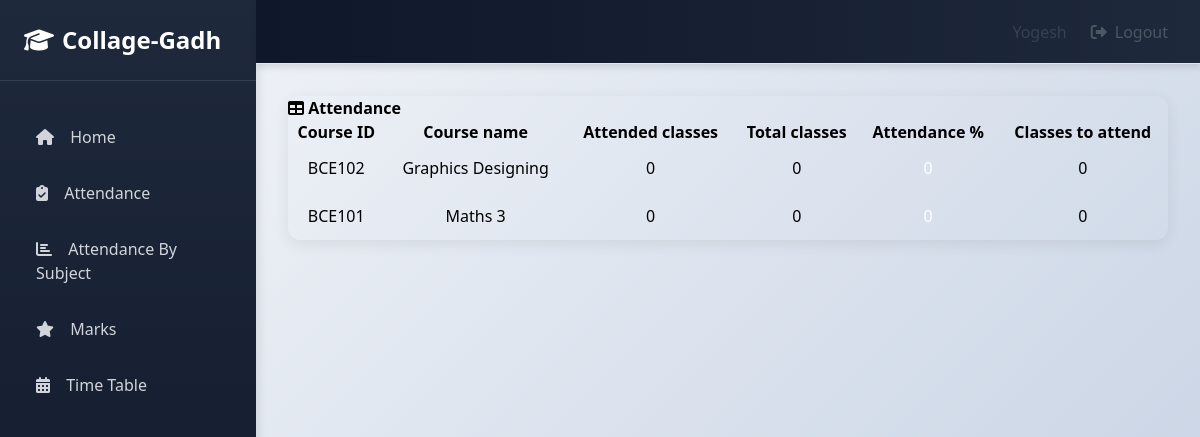
Screenshot of /info/student/CE112/attendance/ (signed in) with the database file from the repository.
### info/models.py (models this page shows, shortened)
class User(AbstractUser):
    @property
    def is_student(self):
        if hasattr(self, 'student'):
            return True
        return False

class Student(models.Model):
    user = models.OneToOneField(User, on_delete=models.CASCADE, null=True)
    class_id = models.ForeignKey(Class, on_delete=models.CASCADE, default=1)
    USN = models.CharField(primary_key='True', max_length=100)
    name = models.CharField(max_length=200)
    sex = models.CharField(max_length=50, choices=sex_choice, default='Male')
    DOB = models.DateField(default='1998-01-01')
    def __str__(self):
        return self.name

class AttendanceTotal(models.Model):
    course = models.ForeignKey(Course, on_delete=models.CASCADE)
    student = models.ForeignKey(Student, on_delete=models.CASCADE)
    class Meta:
        unique_together = (('student', 'course'),)
    @property
    def att_class(self):
        stud = Student.objects.get(name=self.student)
        cr = Course.objects.get(name=self.course)
        att_class = Attendance.objects.filter(course=cr, student=stud, status='True').count()
        return att_class
    @property
    def total_class(self):
        stud = Student.objects.get(name=self.student)
        cr = Course.objects.get(name=self.course)
        total_class = Attendance.objects.filter(course=cr, student=stud).count()
        return total_class
    @property
    def attendance(self):
        stud = Student.objects.get(name=self.student)
        cr = Course.objects.get(name=self.course)
        total_class = Attendance.objects.filter(course=cr, student=stud).count()
        att_class = Attendance.objects.filter(course=cr, student=stud, status='True').count()
        if total_class == 0:
            attendance = 0
        else:
            attendance = round(att_class / total_class * 100, 2)
        return attendance
    @property
    def classes_to_attend(self):
        stud = Student.objects.get(name=self.student)
        cr = Course.objects.get(name=self.course)
        total_class = Attendance.objects.filter(course=cr, student=stud).count()
        att_class = Attendance.objects.filter(course=cr, student=stud, status='True').count()
        cta = math.ceil((0.75 * total_class - att_class) / 0.25)
        if cta < 0:
            return 0
        return cta

class Course(models.Model):
    dept = models.ForeignKey(Dept, on_delete=models.CASCADE)
    id = models.CharField(primary_key='True', max_length=50)
    name = models.CharField(max_length=50)
    shortname = models.CharField(max_length=50, default='X')
    def __str__(self):
        return self.name

### info/views.py (the view)
# urls.py: path('attendance/', api_view.AttendanceView.as_view()),
@login_required()
def attendance(request, stud_id):
    stud = Student.objects.get(USN=stud_id)
    ass_list = Assign.objects.filter(class_id_id=stud.class_id)
    att_list = []
    for ass in ass_list:
        try:
            a = AttendanceTotal.objects.get(student=stud, course=ass.course)
        except AttendanceTotal.DoesNotExist:
            a = AttendanceTotal(student=stud, course=ass.course)
            a.save()
        att_list.append(a)
    return render(request, 'info/attendance.html', {'att_list': att_list})

### info/templates/info/attendance.html
{% extends 'info/base.html' %}
    {% load static %}
    {% block content %}
                  <div class="card mb-3">
            <div class="card-header">
              <i class="fas fa-table"></i>
            <b>Attendance</b></div>
            <div class="card-body">
              <div class="table-responsive">
                <table class="table table-bordered text-center" id="dataTable" width="100%" cellspacing="0">
                  <thead class="thead-light ">
                    <tr>
                        <th>Course ID</th>
                        <th>Course name</th>
                        <th>Attended classes</th>
                        <th>Total classes</th>
                        <th>Attendance %</th>
                        <th>Classes to attend</th>
                    </tr>
                  </thead>
                  <tbody>
                    {% for a in att_list %}
                    <tr>
                        <td>{{ a.course_id }}</td>
                        <td><a href="{% url 'attendance_detail' a.student.USN a.course.id %}">{{a.course.name}}</a></td>
                        <td>{{ a.att_class }}</td>
                        <td>{{ a.total_class }}</td>
                        {% if a.attendance < 75 %}
                            <td class="p-3 mb-2 bg-danger text-white">{{ a.attendance }}</td>
                        {% else %}
                            <td class="p-3 mb-2 bg-success text-white">{{ a.attendance }}</td>
                        {% endif %}
                        <td>{{ a.classes_to_attend }}</td>
                    </tr>
                    {% empty %}
                            <p>student has no courses</p>
                    {% endfor %}
                  </tbody>
                </table>
              </div>
            </div>
          </div>
    {% endblock %}

### info/templates/info/base.html (shortened to what this page needs)
<!DOCTYPE html>
<html lang="en">
  <head>
    {% load static %}
    <script src="https://cdn.tailwindcss.com"></script>
    <link rel="stylesheet" href="https://cdnjs.cloudflare.com/ajax/libs/font-awesome/6.4.0/css/all.min.css">
  </head>
  <body id="page-top" class="flex h-screen bg-gray-100">
    <aside class="sidebar w-64 h-screen overflow-y-auto">
      <div class="p-6 border-b border-slate-700">
        <a href="{% url 'index' %}" class="text-2xl font-bold text-white flex items-center gap-2">
          <i class="fas fa-graduation-cap"></i> Collage-Gadh
        </a>
      </div>
      <nav class="mt-8 px-4 space-y-2">
        <a href="{% url 'index' %}" class="sidebar-item block px-4 py-3 text-gray-300 hover:text-white font-medium">
          <i class="fas fa-home mr-3"></i> Home
        </a>
        {% if request.user.is_student %}
          <a href="{% url 'attendance' request.user.student.USN %}" class="sidebar-item block px-4 py-3 text-gray-300 hover:text-white font-medium">
            <i class="fas fa-clipboard-check mr-3"></i> Attendance
          </a>
          <a href="{% url 'attendance' request.user.student.USN %}" class="sidebar-item block px-4 py-3 text-gray-300 hover:text-white font-medium">
            <i class="fas fa-chart-bar mr-3"></i> Attendance By Subject
          </a>
          <a href="{% url 'marks_list' request.user.student.USN %}" class="sidebar-item block px-4 py-3 text-gray-300 hover:text-white font-medium">
            <i class="fas fa-star mr-3"></i> Marks
          </a>
          <a href="{% url 'timetable' request.user.student.class_id_id %}" class="sidebar-item block px-4 py-3 text-gray-300 hover:text-white font-medium">
            <i class="fas fa-calendar-alt mr-3"></i> Time Table
          </a>
        {% endif %}
      </nav>
    </aside>
    <div class="flex-1 flex flex-col">
      <nav class="navbar h-16 flex items-center justify-between px-8 border-b border-gray-200">
        <div class="flex items-center gap-6">
          <span class="text-gray-700 font-medium capitalize">
            {% if request.user.is_student %}
              {{ request.user.student.name }}
            {% elif request.user.is_teacher %}
              {{ request.user.teacher.name }}
            {% else %}
              {{ request.user.username }}
            {% endif %}
          </span>
          <button onclick="showLogoutModal()" class="text-gray-600 hover:text-gray-900 font-medium flex items-center gap-2">
            <i class="fas fa-sign-out-alt"></i> Logout
          </button>
        </div>
      </nav>
      <main class="flex-1 overflow-auto p-8">
        {% block content %}
        {% endblock %}
      </main>
    </div>
  </body>
</html>

### info/templates/info/base.html (style rules this page uses)
* { margin: 0; padding: 0; box-sizing: border-box; }
body { background: linear-gradient(135deg, #f5f7fa 0%, #c3cfe2 100%); min-height: 100vh; }
.sidebar { background: linear-gradient(180deg, #1e293b 0%, #0f172a 100%); box-shadow: 2px 0 10px rgba(0,0,0,0.1); }
.sidebar-item { border-left: 4px solid transparent; transition: all 0.3s ease; }
.navbar { background: linear-gradient(90deg, #0f172a 0%, #1e293b 100%); box-shadow: 0 4px 6px rgba(0,0,0,0.1); }
.card { border: none; border-radius: 12px; box-shadow: 0 4px 15px rgba(0,0,0,0.08); transition: all 0.3s ease; }

### rows the page displays
User: user.student.name "Yogesh"
AttendanceTotal: course_id "BCE102", course.name "Graphics Designing", att_class "0", total_class "0", attendance "0", classes_to_attend "0"
AttendanceTotal: course_id "BCE101", course.name "Maths 3", att_class "0", total_class "0", attendance "0", classes_to_attend "0"
